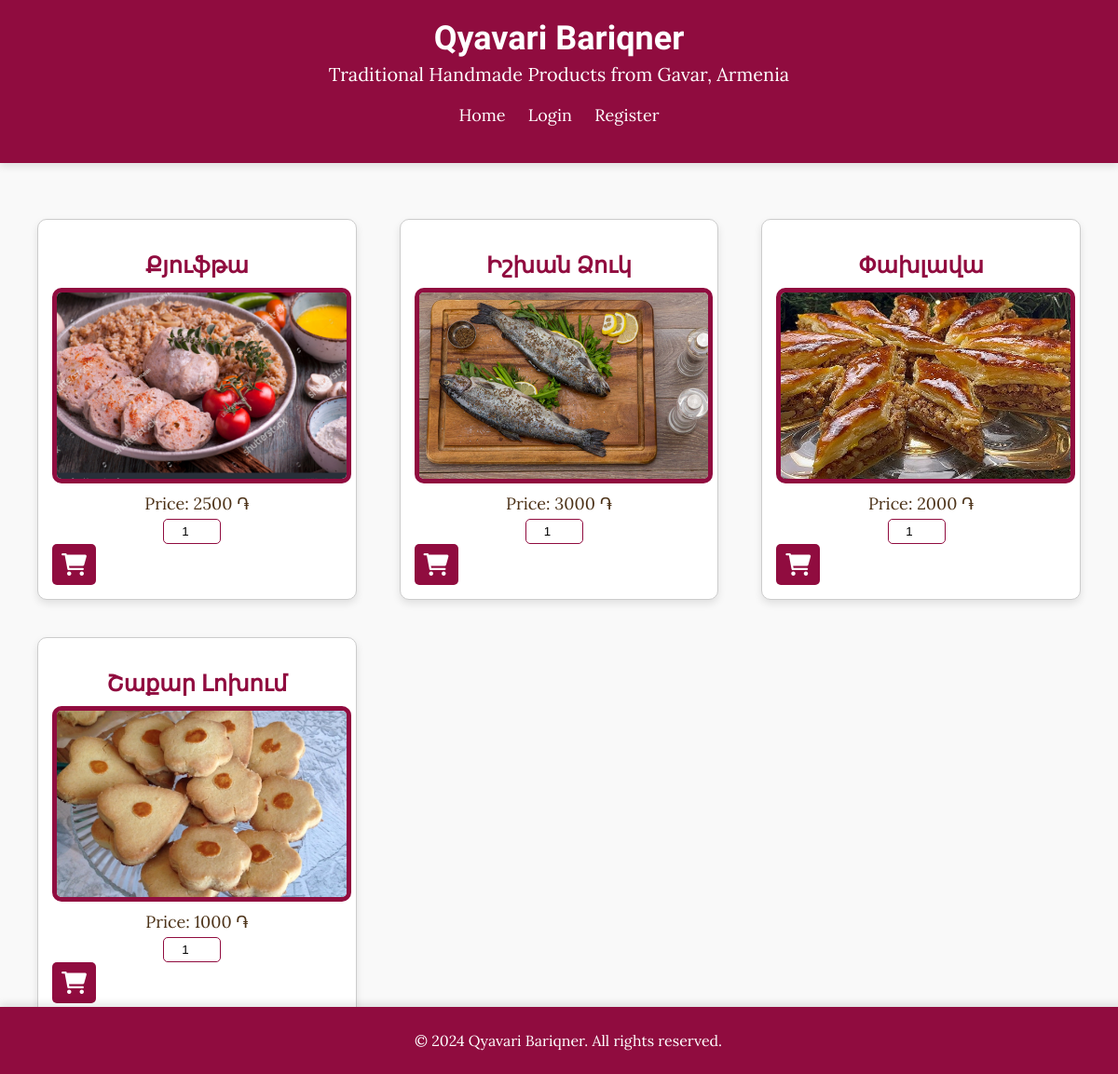
The page / on the database its author committed.
### qb_app/models.py (models this page shows, shortened)
class Product(models.Model):
    type = models.ForeignKey(Type, on_delete=models.CASCADE)
    name = models.CharField(max_length=200, blank=False)
    image = models.ImageField(upload_to='images/')
    price = models.IntegerField()

### qb_app/views.py (the view)
# urls.py: path('', views.home, name='home'),
def home(request):
    prods = models.Product.objects.all()
    types = models.Type.objects.all()
    return render(request, 'index.html', {'product': prods, 'types': types})

### templates/index.html (shortened to what this page needs)
<!doctype html>
<html lang="en">
<head>
</head>
<body>
    <header>
        <h1>Qyavari Bariqner</h1>
        <p>Traditional Handmade Products from Gavar, Armenia</p>
        <div class="nav-links">
            <a href="{% url 'home' %}">Home</a>
            {% if user.is_authenticated %}
            <a href="{% url 'cart_detail' %}">Cart</a>
            <a href="{% url 'logout' %}">Logout</a>
            {% else %}
            <a href="{% url 'login' %}">Login</a>
            <a href="{% url 'register' %}">Register</a>
            {% endif %}
        </div>
    </header>
    <div class="container">
        {% for prod in product %}
        <div class="product">
            <h2>{{ prod.name }}</h2>
            <a href="{% url 'prod_details' prod.id %}">
                <img src="{{ prod.image.url }}" alt="{{ prod.name }}">
            </a>
            <p>Price: {{ prod.price }} ֏</p>
            <form method="post" action="{% url 'add_to_cart' prod.id %}">
                <input type="number" name="quantity" value="1" min="1" class="quantity-input">
                <button type="submit" class="add-to-cart-button" title="Add to Cart">
                    <i class="fas fa-shopping-cart"></i>
                </button>
            </form>
        </div>
        {% endfor %}
    </div>
    <footer>
        <p>&copy; 2024 Qyavari Bariqner. All rights reserved.</p>
    </footer>
</body>
</html>

### templates/index.html (style rules this page uses)
body { font-family: 'Lora', serif; background-color: #f9f9f9; color: #4d3319; margin: 0; padding: 0; transition: background-color 0.5s ease; }
header { background-color: #900C3F; color: #fff; padding: 20px; text-align: center; box-shadow: 0 4px 8px rgba(0, 0, 0, 0.1); }
header h1 { margin: 0; font-size: 36px; font-family: 'Raleway', sans-serif; }
header p { margin: 5px 0 20px; font-size: 20px; font-family: 'Lora', serif; }
.nav-links { margin: 20px 0; }
.nav-links a { color: #fff; text-decoration: none; margin: 0 10px; font-size: 18px; transition: color 0.3s; }
.container { max-width: 1200px; margin: 20px auto; padding: 20px; display: flex; flex-wrap: wrap; justify-content: space-between; }
.product { border: 1px solid #ccc; background-color: #fff; border-radius: 10px; padding: 15px; margin: 20px; box-shadow: 0 4px 8px rgba(0, 0, 0, 0.1); overflow: hidden; transition: transform 0.3s, box-shadow 0.3s; width: calc(33% - 40px); box-sizing: border-box; text-align: center; position: relative; }
.product h2 { font-size: 24px; margin-bottom: 10px; color: #900C3F; font-family: 'Raleway', sans-serif; }
.product img { width: 100%; height: 200px; object-fit: cover; display: block; margin: 10px 0; border: 5px solid #900C3F; border-radius: 10px; }
.product p { font-size: 18px; margin: 5px 0; }
footer { background-color: #900C3F; color: #fff; text-align: center; padding: 10px; position: fixed; width: 100%; bottom: 0; box-shadow: 0 -4px 8px rgba(0, 0, 0, 0.1); }
.product { animation: fadeIn 1s ease-in-out; }
.quantity-input { width: 50px; padding: 5px; margin-right: 10px; text-align: center; border: 1px solid #900C3F; border-radius: 5px; }
.add-to-cart-button { background-color: #900C3F; color: #fff; border: none; padding: 10px; cursor: pointer; border-radius: 5px; font-size: 24px; display: flex; align-items: center; justify-content: center; transition: background-color 0.3s; }
.add-to-cart-button i { font-size: 24px; color: #fff; }

### rows shown on the page
Product: name "Քյուֆթա", image (picture), price "2500"
Product: name "Իշխան Ձուկ", image (picture), price "3000"
Product: name "Փախլավա", image (picture), price "2000"
Product: name "Շաքար Լոխում", image (placeholder picture), price "1000"
